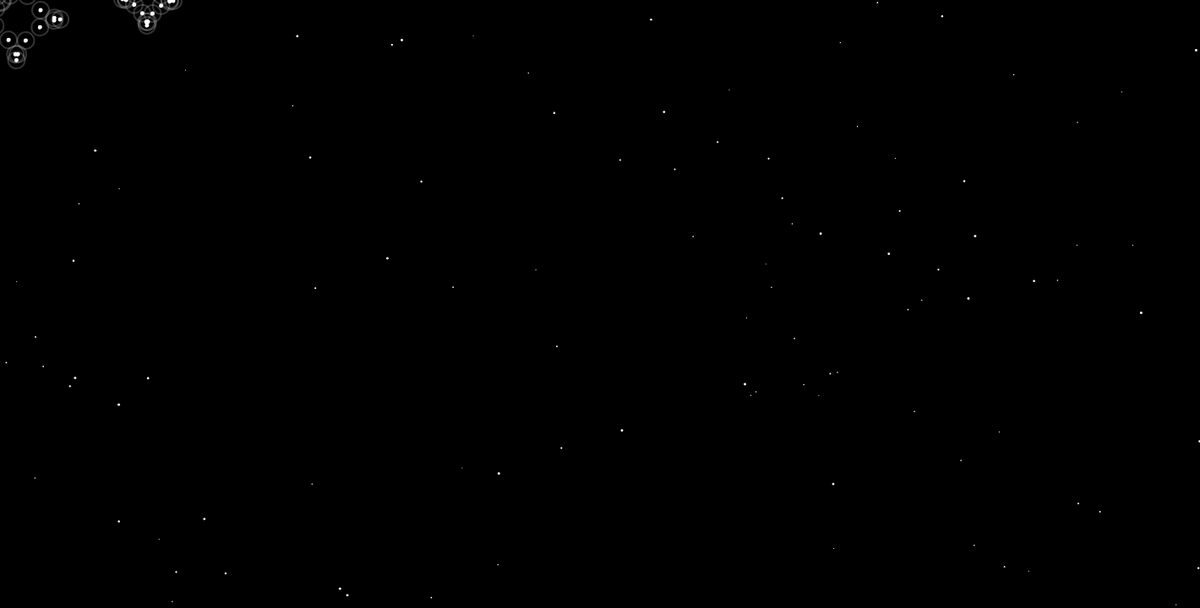
Frame 1 (no input)
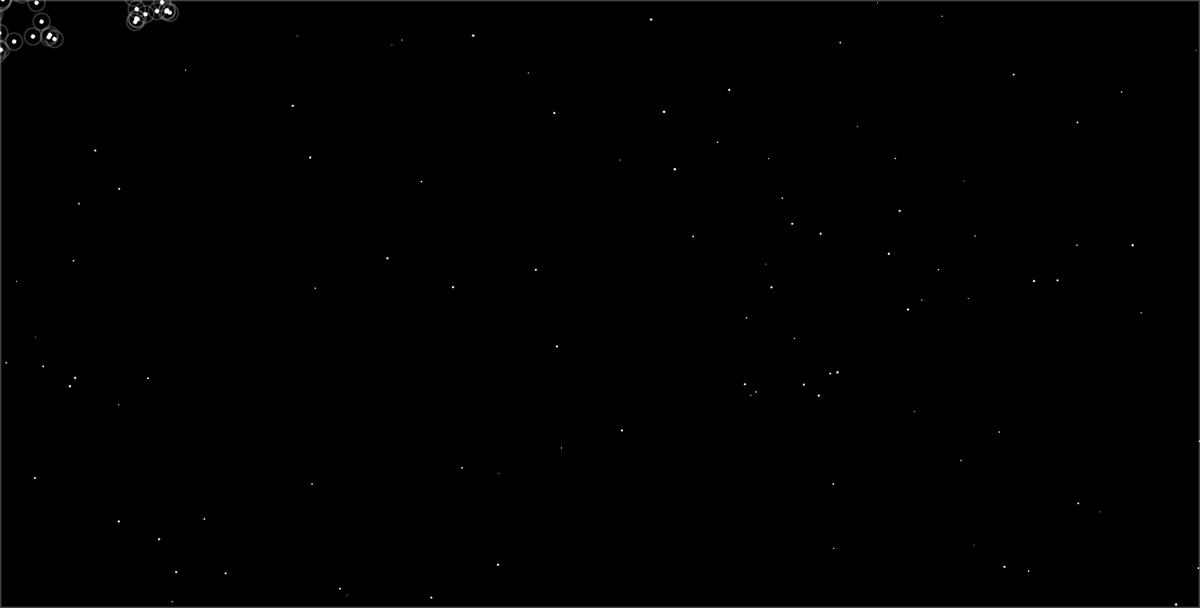
Frame 60 (no input)
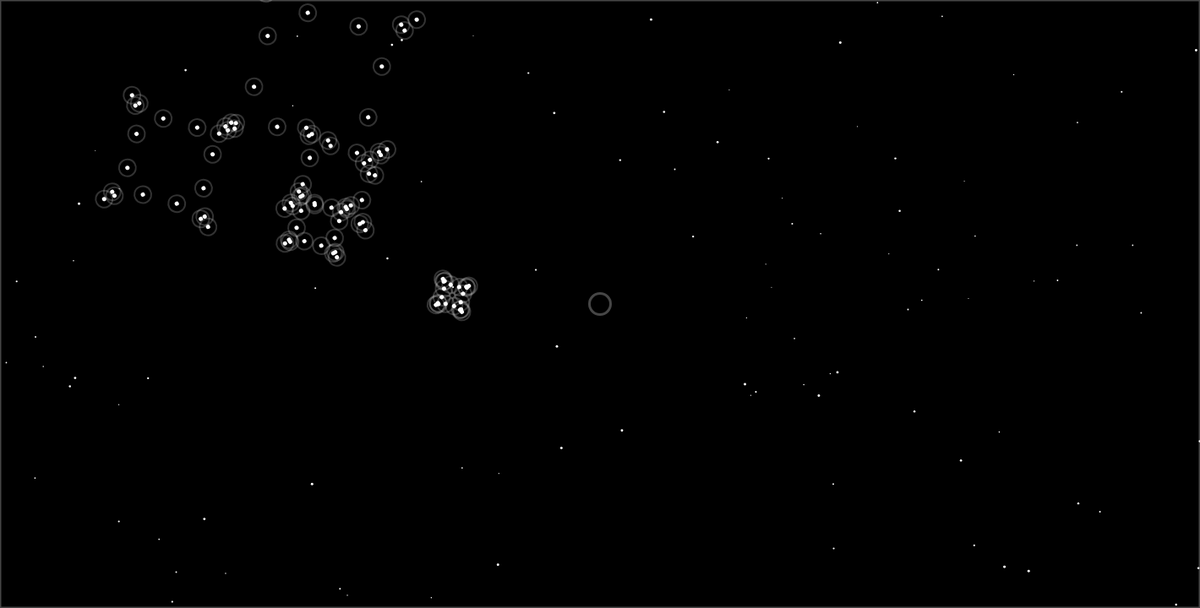
Frame 120 (the mouse pressed at the canvas centre since frame 60)

The p5.js sketch that drew these frames (run headless with seeded random() and noise() and a simulated clock; from frame 60 on, the mouse is pressed at the canvas centre):

// p5.js sketch
// ── sketch.js
//Edward Shin

// Dancing Stars II

// Started 07-06-2016


var centerX;   //x center of canvas
var centerY;   //y center of canvas
var x;         //x of astroid curve point
var y;         //y of astroid curve point
var numStars;  //number of stars (points) making curve
var alphaB;    //transparency/opacity of background
var rotAngle;  // new angle for rotation of astroids
var angleStep; // amount astroid should rotate by

var numBackStars; // stars in the background
var backStars;

var userRad;  // radius of user ring
var userTrans; // user ring transparency
var userWeight; // user line weight

function setup() {
  createCanvas(1420, 720);
  angleMode(DEGREES);      //set to degrees for ease of use
  noCursor();
  background(10);
  
  centerX = mouseX;
  centerY = mouseY;
  numStars = 20;
  alphaB = 255;
  rotAngle = 0;
  angleStep = 2;
  
  numBackStars = 100;
  backStars = [];
  
  userRad = 25;
  userTrans = 70;
  userWeight = 3;
  
  setBackStars();
  
}

function draw() {
  
  fill(0, alphaB);
  rect(0, 0, width, height);
  drawBackStars();
  drawUser();
  
  updateCenter();
  updateAngle();
  
  astroidCurve(30, 150, 175, 0, 360);    //astroid curve #1
  astroidCurve(70, 20, 75, 270, -90);    //astroid curve #2
  astroidCurve(5, 40, 225, -225, 315);   //astroid curve #3
  astroidCurve(50, 90, 30, 45, 765);    //astroid curve #4
  astroidCurve(90, 180, 100, -90, 630);   //astroid curve #5
  
}


// set random positions for the background stars
function setBackStars(){
  for(var i = 0; i < numBackStars; i++){
    var x = random(1, width);
    var y = random(1, height);
    
    backStars.push([x, y]);
  }
}


// draw background stars and make them twinkle
function drawBackStars(){
  for(var i = 0; i < backStars.length; i++){
    var x = backStars[i][0];
    var y = backStars[i][1];
    
    // strokeWeight set randomly constantly for twinkling effect
    var lnWeight = random(1, 3);
    
    stroke(255);
    strokeWeight(lnWeight);
    point(x, y);
  }
}


// using a transparent ring to mark the user's position
// instead of a cursor for aesthetics
function drawUser(){
  stroke(255, userTrans);
  strokeWeight(userWeight);
  ellipse(mouseX, mouseY, userRad, userRad);
}


// draw astroid curve of stars to create a "constellation"
// formula:
// x = a * cos(theta)^3
// y = a * sin(theta)^3
function astroidCurve(sLeng, eLeng, radius, sAng, eAng){    //constructing astroid curve
  push();
  
  var ang = map(mouseX, 0, width, sAng ,eAng);       //angle for orbiting cursor position
  
  
  translate(centerX + radius * cos(ang), centerY + radius * sin(ang));
  rotate(rotAngle);
  
  
  for(var s = 0; s < numStars; s++){      //make the stars (points) along astroid curve
    
    var leng = map(mouseY, 0, height, sLeng, eLeng);     //distance of points from center
    // var leng = 150;
    var theta = map(s, 0, numStars, 0 ,360);             //angle of curve
    
    var x = leng * pow(cos(theta), 3);          //equations for astroid curve
    var y = leng * pow(sin(theta), 3);
    
    strokeWeight(5);      
    stroke(255);
    point(x, y);        //point of "star"
    
    noFill()
    strokeWeight(2);
    stroke(255, 50);
    ellipse(x, y, 20, 20);        //ring of "star"
    
  }
  
  pop();
}


// center is updated in a way that would allow 
// the astroids to follow with a more natural flow
function updateCenter(){
  var diffX = mouseX - centerX;
  var diffY = mouseY - centerY;
  var distFactor = 0.0125;
  
  // covering x-coordinate
  if(round(abs(diffX)) > 0){
    centerX += diffX * distFactor;
  }
  
  // covering y-coordinate
  if(round(abs(diffY)) > 0){
      centerY += diffY * distFactor;
  }
  
}


// update angles that rotate the astroids
function updateAngle(){
  rotAngle += angleStep;
  
  if(rotAngle == 360){
    rotAngle = 0;
  }
}


// controlling background transparency
function keyPressed(){
  
  //press one of three keys to experience the 
  //astroid curves differently
  
  if(key == "1"){     //press "1" to set backround rect fully opaque
    alphaB = 255;
  }
  if(key == "2"){     //press "2" to set background rect to partially transparent
    alphaB = 30;
  }
  if(key == "3"){     //press "3" to set background rect to fully transparent
    alphaB = 0;
  }
}
